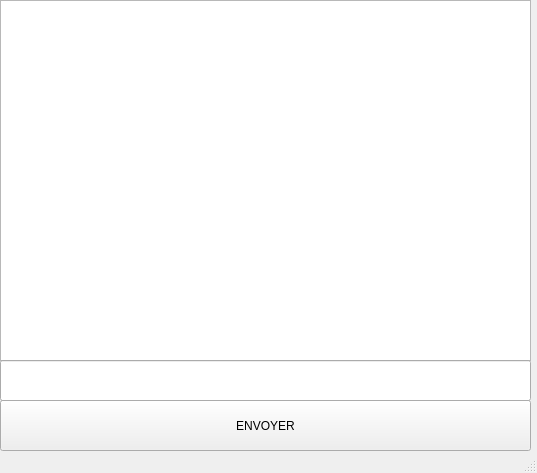
<?xml version="1.0" encoding="UTF-8"?>
<ui version="4.0">
 <class>MainWindow</class>
 <widget class="QMainWindow" name="MainWindow">
  <property name="geometry">
   <rect>
    <x>0</x>
    <y>0</y>
    <width>537</width>
    <height>473</height>
   </rect>
  </property>
  <property name="windowTitle">
   <string>MainWindow</string>
  </property>
  <widget class="QWidget" name="centralwidget">
   <widget class="QPushButton" name="ENVOYER">
    <property name="geometry">
     <rect>
      <x>0</x>
      <y>400</y>
      <width>531</width>
      <height>51</height>
     </rect>
    </property>
    <property name="text">
     <string>ENVOYER</string>
    </property>
   </widget>
   <widget class="QListWidget" name="listWidget">
    <property name="geometry">
     <rect>
      <x>0</x>
      <y>0</y>
      <width>531</width>
      <height>361</height>
     </rect>
    </property>
   </widget>
   <widget class="QLineEdit" name="lineEdit">
    <property name="geometry">
     <rect>
      <x>0</x>
      <y>360</y>
      <width>531</width>
      <height>41</height>
     </rect>
    </property>
   </widget>
  </widget>
  <widget class="QStatusBar" name="statusbar"/>
 </widget>
 <resources/>
 <connections/>
</ui>
